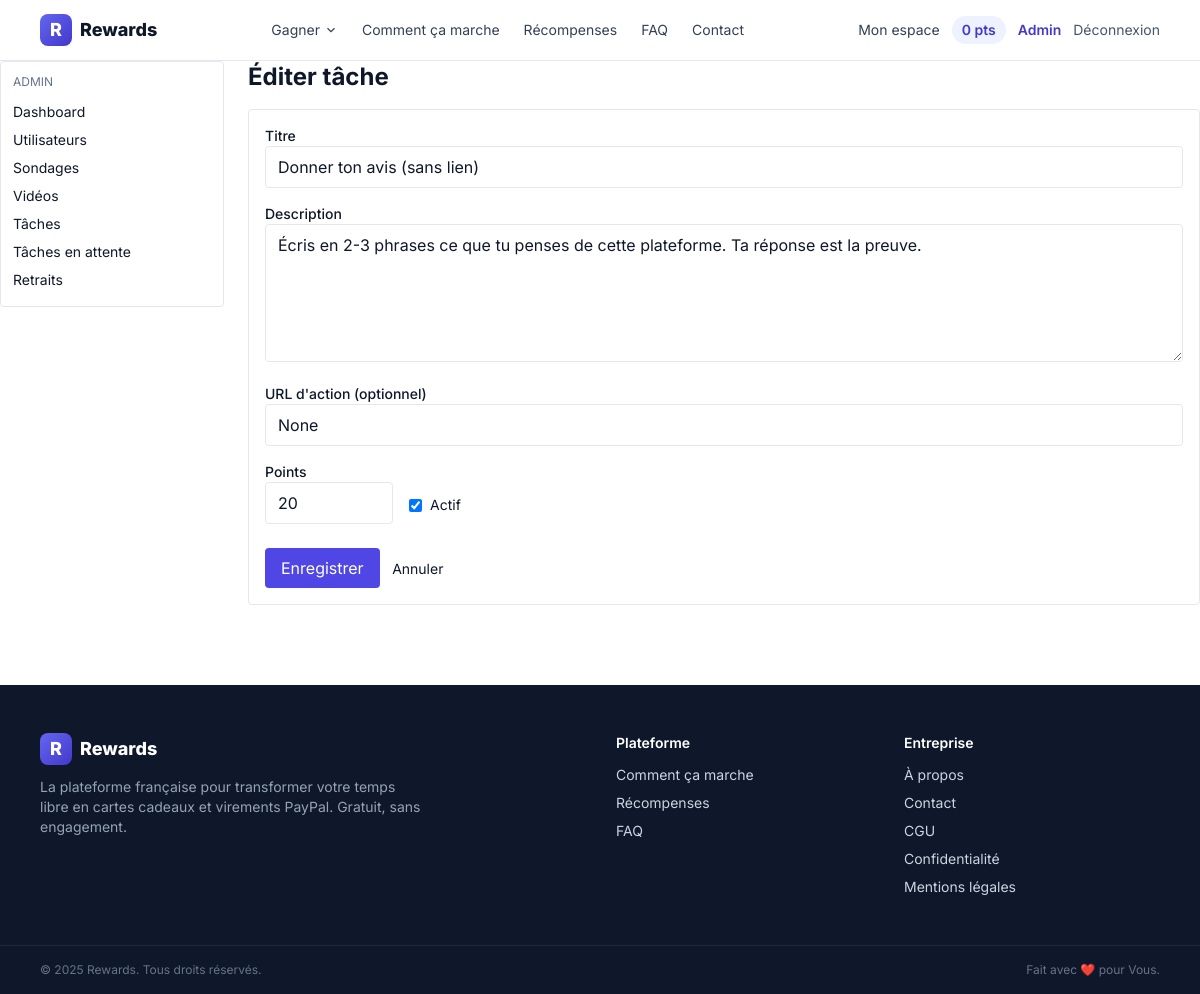
The page /admin/tasks/3/edit (signed in) on the database its author committed.
### models.py (models this page shows, shortened)
class User(UserMixin, db.Model):
    __tablename__ = "users"
    id = db.Column(db.Integer, primary_key=True)
    email = db.Column(db.String(255), unique=True, nullable=False, index=True)
    password_hash = db.Column(db.String(255), nullable=False)
    points_balance = db.Column(db.Integer, default=0, nullable=False)
    referral_code = db.Column(db.String(16), unique=True, default=_gen_referral_code, nullable=False)
    referred_by_id = db.Column(db.Integer, db.ForeignKey("users.id"), nullable=True)
    paypal_email = db.Column(db.String(255), nullable=True)
    is_admin = db.Column(db.Boolean, default=False, nullable=False)
    created_at = db.Column(db.DateTime, default=datetime.utcnow, nullable=False)
    transactions = db.relationship("PointTransaction", backref="user", lazy="dynamic")
    completions = db.relationship("Completion", backref="user", lazy="dynamic")
    withdrawals = db.relationship("Withdrawal", backref="user", lazy="dynamic")

class Task(db.Model):
    __tablename__ = "tasks"
    id = db.Column(db.Integer, primary_key=True)
    title = db.Column(db.String(255), nullable=False)
    description = db.Column(db.Text, nullable=False)
    action_url = db.Column(db.String(500), nullable=True)
    points_reward = db.Column(db.Integer, nullable=False, default=30)
    active = db.Column(db.Boolean, default=True, nullable=False)

### admin/routes.py (the view, shortened to what this page needs)
@admin_bp.route("/tasks/new", methods=["GET", "POST"])
@admin_bp.route("/tasks/<int:task_id>/edit", methods=["GET", "POST"])
@admin_required
def task_form(task_id=None):
    task = db.session.get(Task, task_id) if task_id else None
    if task_id and not task:
        abort(404)
    return render_template("admin/task_form.html", task=task)

### admin/routes.py (called while the page is built)
def admin_required(view):
    @wraps(view)
    @login_required
    def wrapper(*args, **kwargs):
        if not getattr(current_user, "is_admin", False):
            abort(403)
        return view(*args, **kwargs)
    return wrapper

### platforms/registry.py (called while the page is built)
def all_platforms(include_disabled: bool = False):
    return [p for p in PLATFORMS if include_disabled or p["enabled"]]

### templates/admin/task_form.html (shortened to what this page needs)
{% extends "admin/_layout.html" %}
{% block admin_content %}
<h1 class="text-2xl font-bold mb-4">{{ "Éditer" if task else "Nouvelle" }} tâche</h1>
<form method="post" class="space-y-4 bg-white border rounded p-4">
  <div>
    <label class="block text-sm font-medium">Titre</label>
    <input name="title" value="{{ task.title if task else '' }}" required class="border rounded w-full px-3 py-2">
  </div>
  <div>
    <label class="block text-sm font-medium">Description</label>
    <textarea name="description" rows="5" required class="border rounded w-full px-3 py-2">{{ task.description if task else '' }}</textarea>
  </div>
  <div>
    <label class="block text-sm font-medium">URL d'action (optionnel)</label>
    <input name="action_url" value="{{ task.action_url if task else '' }}" class="border rounded w-full px-3 py-2">
  </div>
  <div class="flex gap-4">
    <div>
      <label class="block text-sm font-medium">Points</label>
      <input type="number" name="points_reward" value="{{ task.points_reward if task else 30 }}" min="1" class="border rounded px-3 py-2 w-32">
    </div>
    <label class="flex items-center gap-2 mt-6 text-sm">
      <input type="checkbox" name="active" {% if not task or task.active %}checked{% endif %}> Actif
    </label>
  </div>
  <div class="pt-2">
    <button class="bg-indigo-600 text-white px-4 py-2 rounded">Enregistrer</button>
    <a href="{{ url_for('admin.tasks_list') }}" class="ml-2 text-sm">Annuler</a>
  </div>
</form>
{% endblock %}

### templates/base.html (shortened to what this page needs)
<!doctype html>
<html lang="fr">
<head>
  <script src="https://cdn.tailwindcss.com"></script>
</head>
<body class="bg-white text-slate-900 min-h-screen flex flex-col">
<header class="bg-white/90 backdrop-blur border-b border-slate-200 sticky top-0 z-40">
  <div class="max-w-6xl mx-auto px-4 py-3 flex items-center justify-between">
    <a href="{{ url_for('index') }}" class="flex items-center gap-2 font-extrabold text-lg">
      <span class="inline-flex w-8 h-8 rounded-lg bg-gradient-to-br from-brand-500 to-brand-700 text-white items-center justify-center">R</span>
      <span>Rewards</span>
    </a>
    <nav class="hidden md:flex items-center gap-6 text-sm">
      <div class="relative group">
        <button class="text-slate-700 hover:text-brand-700 inline-flex items-center gap-1 py-2">
          Gagner
          <svg width="14" height="14" viewBox="0 0 24 24" fill="none" stroke="currentColor" stroke-width="2"><path d="M6 9l6 6 6-6"/></svg>
        </button>
      </div>
      <a href="{{ url_for('pages.how_it_works') }}" class="text-slate-700 hover:text-brand-700">Comment ça marche</a>
      <a href="{{ url_for('pages.rewards') }}" class="text-slate-700 hover:text-brand-700">Récompenses</a>
      <a href="{{ url_for('pages.faq') }}" class="text-slate-700 hover:text-brand-700">FAQ</a>
      <a href="{{ url_for('pages.contact') }}" class="text-slate-700 hover:text-brand-700">Contact</a>
    </nav>
    <div class="hidden md:flex items-center gap-3 text-sm">
      {% if current_user.is_authenticated %}
        <a href="{{ url_for('dashboard.home') }}" class="text-slate-700 hover:text-brand-700">Mon espace</a>
        <a href="{{ url_for('dashboard.home') }}" class="px-2.5 py-1 rounded-full bg-brand-50 text-brand-700 font-semibold">{{ current_user.points_balance }} pts</a>
        {% if current_user.is_admin %}
          <a href="{{ url_for('admin.dashboard') }}" class="text-brand-700 font-semibold">Admin</a>
        {% endif %}
        <a href="{{ url_for('auth.logout') }}" class="text-slate-600 hover:text-brand-700">Déconnexion</a>
      {% else %}
        <a href="{{ url_for('auth.login') }}" class="text-slate-700 hover:text-brand-700">Connexion</a>
        <a href="{{ url_for('auth.signup') }}" class="bg-brand-600 text-white px-4 py-2 rounded-lg font-semibold hover:bg-brand-700 shadow-sm">Commencer gratuitement</a>
      {% endif %}
    </div>
  </div>
</header>
<main class="flex-1">
  {% block content %}{% endblock %}
</main>
{% include 'partials/footer.html' %}
</body>
</html>

### templates/base.html (style rules this page uses)
body { font-family: 'Inter', system-ui, sans-serif; }

### rows shown on the page
User: points_balance "0"
Task: title "Donner ton avis (sans lien)", description "Écris en 2-3 phrases ce que tu penses de cette plateforme. Ta réponse est la preuve.", action_url "None", points_reward "20", active "☑"

### other values the page prints
{{ "Éditer" if task else "Nouvelle" }} "Éditer"
